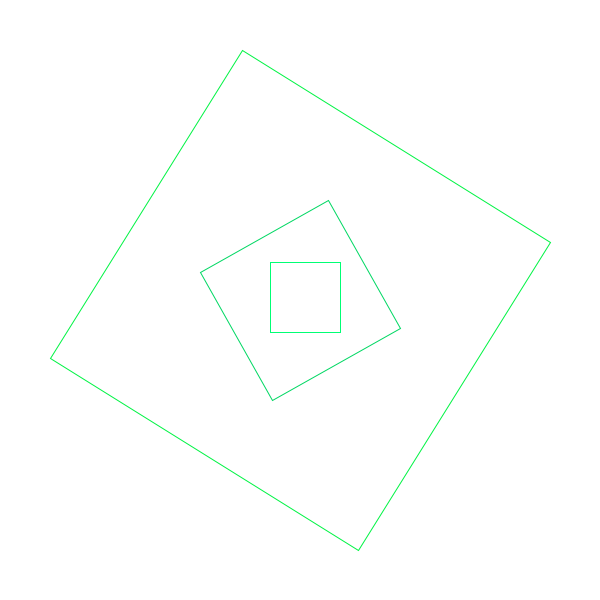
Frame 1 (no input)
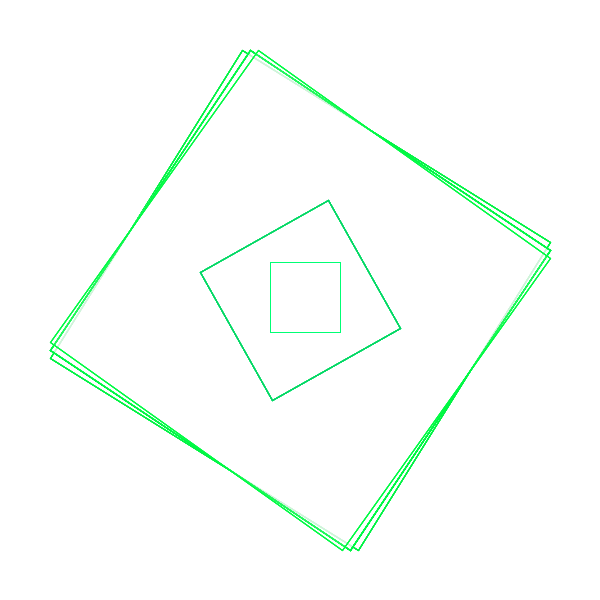
Frame 60 (the mouse pressed at the canvas centre just before this capture)
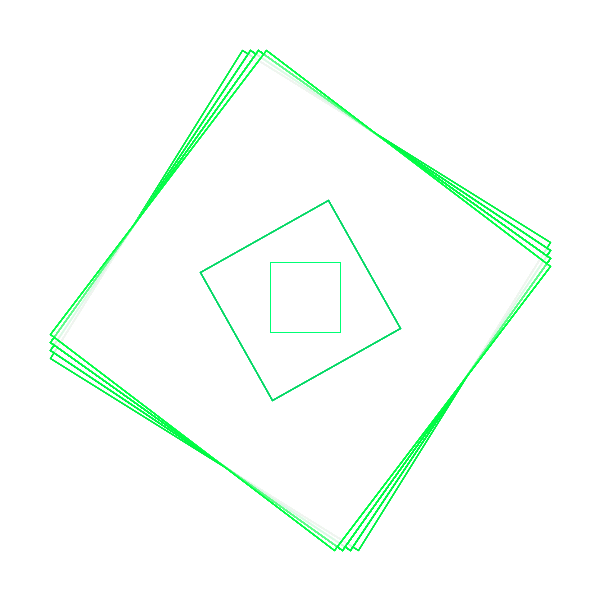
Frame 120 (the mouse held since frame 60 and released just before this capture)

The Processing sketch that drew these frames (run headless with seeded random() and noise(); from frame 60 on, the mouse is pressed at the canvas centre):

// Processing sketch: processing_181524
// ── processing_181524.pde


 
void setup(){
  size(600,600);
background(255,255,255);
}

void draw() {
smooth();
frameRate(50);

 int s = second();  // Values from 0 - 59
 int m = minute();  // Values from 0 - 59
 int h = hour();    // Values from 0 - 23

strokeWeight(1);
stroke(0,147+s*4,67);
noFill();
fill(255,255,255,8);

beginShape();
vertex(50,550+-s*8);       
vertex(550+-s*8,550);
vertex(550,50+s*8);
vertex(50+s*8,50);
endShape(CLOSE);

strokeWeight(1);
stroke(0,215,98);
noFill();
fill(255,255,255,8);

beginShape();
vertex(200,400+-m*4);       
vertex(400+-m*4,400);
vertex(400,200+m*4);
vertex(200+m*4,200);
endShape(CLOSE);

strokeWeight(1);
stroke(0,255,116);
noFill();
fill(255,255,255,8);

beginShape();
vertex(270,270+-h*4);       
vertex(340,270+-h*4);
vertex(340,340+-h*4);
vertex(270,340+-h*4);
endShape(CLOSE);

}
